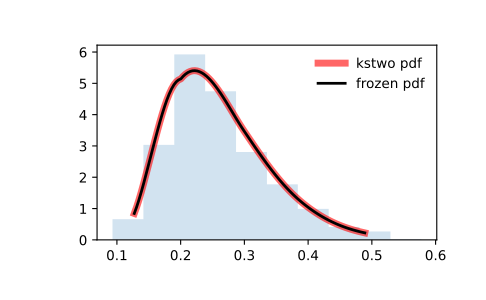

Recreate this plot in Python.
from scipy.stats import kstwo
import matplotlib.pyplot as plt
fig, ax = plt.subplots(1, 1)

# Calculate the first four moments:

n = 10
mean, var, skew, kurt = kstwo.stats(n, moments='mvsk')

# Display the probability density function (``pdf``):

x = np.linspace(kstwo.ppf(0.01, n),
                kstwo.ppf(0.99, n), 100)
ax.plot(x, kstwo.pdf(x, n),
       'r-', lw=5, alpha=0.6, label='kstwo pdf')

# Alternatively, the distribution object can be called (as a function)
# to fix the shape, location and scale parameters. This returns a "frozen"
# RV object holding the given parameters fixed.

# Freeze the distribution and display the frozen ``pdf``:

rv = kstwo(n)
ax.plot(x, rv.pdf(x), 'k-', lw=2, label='frozen pdf')

# Check accuracy of ``cdf`` and ``ppf``:

vals = kstwo.ppf([0.001, 0.5, 0.999], n)
np.allclose([0.001, 0.5, 0.999], kstwo.cdf(vals, n))
# True

# Generate random numbers:

r = kstwo.rvs(n, size=1000)

# And compare the histogram:

ax.hist(r, density=True, histtype='stepfilled', alpha=0.2)
ax.legend(loc='best', frameon=False)
plt.show()
